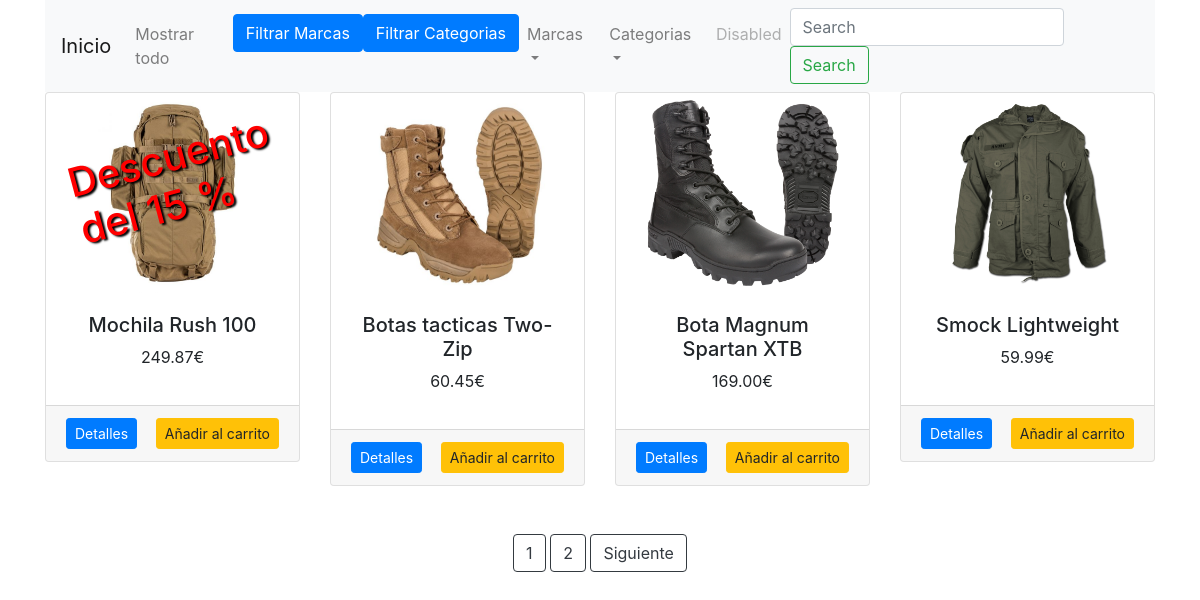
The page / on the database its author committed.
### shop/products/models.py (models this page shows, shortened)
class Addproduct(db.Model):  # Añadir producto y caracteristicas a la BBDD
    id = db.Column(db.Integer, primary_key=True)
    name = db.Column(db.String(80), nullable=False)
    price = db.Column(db.Numeric(10, 2), nullable=False)
    discount = db.Column(db.Integer, default=0)
    stock = db.Column(db.Integer, nullable=False)
    colors = db.Column(db.Text, nullable=False)
    description = db.Column(db.Text, nullable=False)
    pub_date = db.Column(db.DateTime, nullable=False, default=datetime.utcnow)
    brand_id = db.Column(db.Integer, db.ForeignKey('brand.id'), nullable=False)
    brand = db.relationship('Brand', backref=db.backref('brands', lazy=True))
    category_id = db.Column(db.Integer, db.ForeignKey('category.id'), nullable=False)
    category = db.relationship('Category', backref=db.backref('posts', lazy=True))
    image_1 = db.Column(db.String(150), nullable=False, default='image.jpg')
    image_2 = db.Column(db.String(150), nullable=False, default='image.jpg')
    image_3 = db.Column(db.String(150), nullable=False, default='image.jpg')

### shop/products/routes.py (the view)
@app.route('/')  # Mostrar productos a usuarios, pagina inicio
def home():
    page = request.args.get('page', 1, type=int)
    products = Addproduct.query.filter(Addproduct.stock > 0).paginate(page=page, per_page=ROWS_PER_PAGE)
    brands = Brand.query.all()
    categories = Category.query.all()
    return render_template('products/index.html', products=products, brands=brands, categories=categories)

### shop/templates/products/index.html
{% extends 'layout.html' %}
{% block content %}
{% include '_messages.html' %}
{% include '/products/userbar.html' %}
<div class="row">
    <div class="container">
        <div class="row">
            {% for product in products.items %}
            <div class="col-md-3">
                <div class="card">
                    <img src="{{url_for('static', filename='images/' + product.image_1)}}" alt="{{product.name}}"
                    class="card-img-top" style="height:200px; width:200px; margin:0 auto;">
                    <div class="card-body">
                        {% if product.discount > 0 %}
                        <h1 style="text-shadow: 2px 2px 2px #000; color: #F00; transform: rotate(-15deg); position:absolute;
                        top:10%; left:10%;"> Descuento del {{product.discount}} %</h1>
                        {% endif%}
                        <h5 class="text-center">{{product.name}}</h5>
                        <p class="text-center">{{product.price}}€</p>
                    </div>
                    <div class="card-footer">
                        <a href="{{url_for('single_page', id=product.id)}}" class="float-left btn btn-sm btn-primary"> Detalles </a>
                        <a href="#" class="float-right btn btn-sm btn-warning" > Añadir al carrito</a>
                    </div>
                </div>
            </div>
            {% endfor %}
        </div>
    </div>
</div>
   {% include '/products/pagination.html' %}
{% endblock content %}

### rows shown on the page
Addproduct: image_1 (picture), discount "15", name "Mochila Rush 100", price "249.87"
Addproduct: image_1 (picture), name "Botas tacticas Two-Zip", price "60.45"
Addproduct: image_1 (picture), name "Bota Magnum Spartan XTB", price "169.00"
Addproduct: image_1 (picture), name "Smock Lightweight", price "59.99"

### other values the page prints
{{ page_num }} "1"
{{ page_num }} "2"
